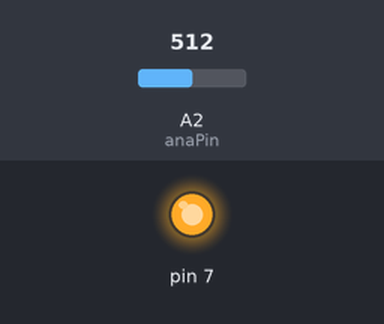
This sketch was run on a simulated Arduino Uno, built with avr-gcc and run on an emulated ATmega328P. Shown: output pins drawn as LEDs (lit = HIGH). Inputs (shaded band) come from the test bench; at power-on: A2 (anaPin) = 512. What the sketch prints to the serial monitor is not drawn.

Above: at 0.1 s.
Timing chart, 0 to 1.6 s (numbered marks = the images above):
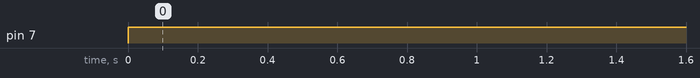

Measured:
- by itself, pin 7: LOW → HIGH at 0.00 s

The sketch:

laser_test.ino
```cpp
// const int LED = 6;
int anaPin = A2;
int anaValue = 0;
void setup() {
  Serial.begin(115200);
  // put your setup code here, to run once:
  pinMode(7,OUTPUT);
  // pinMode(6,OUTPUT);
  // pinMode(8,INPUT);

}

void loop() {
  // put your main code here, to run repeatedly:
  digitalWrite(7, HIGH);  // 打開鐳射頭
  anaValue = analogRead(anaPin);   //讀取類比輸入的值會得到0~1023
  Serial.println(anaValue);
  //sensorValue = map(sensorValue,0,1023,0,255);  //將0~1023轉化成0~255
  delay(1000);
}
```
